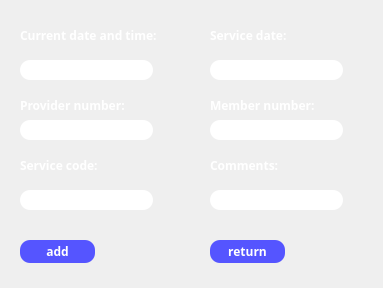
<?xml version="1.0" encoding="UTF-8"?>
<ui version="4.0">
 <class>srForm</class>
 <widget class="QWidget" name="srForm">
  <property name="geometry">
   <rect>
    <x>0</x>
    <y>0</y>
    <width>383</width>
    <height>288</height>
   </rect>
  </property>
  <property name="windowTitle">
   <string>Service Detail</string>
  </property>
  <widget class="QFrame" name="frame">
   <property name="geometry">
    <rect>
     <x>-10</x>
     <y>-10</y>
     <width>421</width>
     <height>371</height>
    </rect>
   </property>
   <property name="styleSheet">
    <string notr="true">QFrame{
 border-image:url(:/新前缀/timg (6).jpg)
}
	
</string>
   </property>
   <property name="frameShape">
    <enum>QFrame::StyledPanel</enum>
   </property>
   <property name="frameShadow">
    <enum>QFrame::Raised</enum>
   </property>
   <widget class="QLineEdit" name="mnText">
    <property name="geometry">
     <rect>
      <x>220</x>
      <y>130</y>
      <width>133</width>
      <height>20</height>
     </rect>
    </property>
    <property name="styleSheet">
     <string notr="true">border:2px rgb(85, 85, 255);border-radius:10px;padding:2px 4px;background-color:rgb(255, 255, 255);</string>
    </property>
   </widget>
   <widget class="QLineEdit" name="pnText">
    <property name="geometry">
     <rect>
      <x>30</x>
      <y>130</y>
      <width>133</width>
      <height>20</height>
     </rect>
    </property>
    <property name="styleSheet">
     <string notr="true">border:2px rgb(85, 85, 255);border-radius:10px;padding:2px 4px;background-color:rgb(255, 255, 255);</string>
    </property>
   </widget>
   <widget class="QLineEdit" name="scText">
    <property name="geometry">
     <rect>
      <x>30</x>
      <y>200</y>
      <width>133</width>
      <height>20</height>
     </rect>
    </property>
    <property name="styleSheet">
     <string notr="true">border:2px rgb(85, 85, 255);border-radius:10px;padding:2px 4px;background-color:rgb(255, 255, 255);</string>
    </property>
   </widget>
   <widget class="QLineEdit" name="cText">
    <property name="geometry">
     <rect>
      <x>220</x>
      <y>200</y>
      <width>133</width>
      <height>20</height>
     </rect>
    </property>
    <property name="styleSheet">
     <string notr="true">border:2px rgb(85, 85, 255);border-radius:10px;padding:2px 4px;background-color:rgb(255, 255, 255);</string>
    </property>
   </widget>
   <widget class="QPushButton" name="addServiceRecord">
    <property name="geometry">
     <rect>
      <x>30</x>
      <y>250</y>
      <width>75</width>
      <height>23</height>
     </rect>
    </property>
    <property name="font">
     <font>
      <family>微软雅黑</family>
      <weight>75</weight>
      <bold>true</bold>
     </font>
    </property>
    <property name="styleSheet">
     <string notr="true">border:2px rgb(85, 85, 255);border-radius:10px;padding:2px 4px;background-color:rgb(85, 85, 255);color: rgb(255, 255, 255);</string>
    </property>
    <property name="text">
     <string>add</string>
    </property>
   </widget>
   <widget class="QPushButton" name="toUserConUI">
    <property name="geometry">
     <rect>
      <x>220</x>
      <y>250</y>
      <width>75</width>
      <height>23</height>
     </rect>
    </property>
    <property name="font">
     <font>
      <family>微软雅黑</family>
      <weight>75</weight>
      <bold>true</bold>
     </font>
    </property>
    <property name="styleSheet">
     <string notr="true">border:2px rgb(85, 85, 255);border-radius:10px;padding:2px 4px;background-color:rgb(85, 85, 255);color: rgb(255, 255, 255);</string>
    </property>
    <property name="text">
     <string>return</string>
    </property>
   </widget>
   <zorder>label_7</zorder>
   <zorder>mnText</zorder>
   <zorder>pnText</zorder>
   <zorder>scText</zorder>
   <zorder>cText</zorder>
   <zorder>addServiceRecord</zorder>
   <zorder>toUserConUI</zorder>
  </widget>
  <widget class="QLabel" name="label_7">
   <property name="geometry">
    <rect>
     <x>20</x>
     <y>20</y>
     <width>151</width>
     <height>31</height>
    </rect>
   </property>
   <property name="font">
    <font>
     <family>微软雅黑</family>
     <weight>75</weight>
     <bold>true</bold>
    </font>
   </property>
   <property name="styleSheet">
    <string notr="true">color:rgb(255, 255, 255)</string>
   </property>
   <property name="text">
    <string>Current date and time:</string>
   </property>
  </widget>
  <widget class="QLabel" name="label_3">
   <property name="geometry">
    <rect>
     <x>210</x>
     <y>20</y>
     <width>131</width>
     <height>31</height>
    </rect>
   </property>
   <property name="font">
    <font>
     <family>微软雅黑</family>
     <weight>75</weight>
     <bold>true</bold>
    </font>
   </property>
   <property name="styleSheet">
    <string notr="true">color:rgb(255, 255, 255)</string>
   </property>
   <property name="text">
    <string>Service date:</string>
   </property>
  </widget>
  <widget class="QLabel" name="label_4">
   <property name="geometry">
    <rect>
     <x>20</x>
     <y>90</y>
     <width>131</width>
     <height>31</height>
    </rect>
   </property>
   <property name="font">
    <font>
     <family>微软雅黑</family>
     <weight>75</weight>
     <bold>true</bold>
    </font>
   </property>
   <property name="styleSheet">
    <string notr="true">color:rgb(255, 255, 255)</string>
   </property>
   <property name="text">
    <string>Provider number:</string>
   </property>
  </widget>
  <widget class="QLabel" name="label">
   <property name="geometry">
    <rect>
     <x>210</x>
     <y>90</y>
     <width>121</width>
     <height>31</height>
    </rect>
   </property>
   <property name="font">
    <font>
     <family>微软雅黑</family>
     <weight>75</weight>
     <bold>true</bold>
    </font>
   </property>
   <property name="styleSheet">
    <string notr="true">color:rgb(255, 255, 255)</string>
   </property>
   <property name="text">
    <string>Member number:</string>
   </property>
  </widget>
  <widget class="QLabel" name="label_2">
   <property name="geometry">
    <rect>
     <x>20</x>
     <y>150</y>
     <width>121</width>
     <height>31</height>
    </rect>
   </property>
   <property name="font">
    <font>
     <family>微软雅黑</family>
     <weight>75</weight>
     <bold>true</bold>
    </font>
   </property>
   <property name="styleSheet">
    <string notr="true">color:rgb(255, 255, 255)</string>
   </property>
   <property name="text">
    <string>Service code:</string>
   </property>
  </widget>
  <widget class="QLabel" name="label_5">
   <property name="geometry">
    <rect>
     <x>210</x>
     <y>150</y>
     <width>91</width>
     <height>31</height>
    </rect>
   </property>
   <property name="font">
    <font>
     <family>微软雅黑</family>
     <weight>75</weight>
     <bold>true</bold>
    </font>
   </property>
   <property name="styleSheet">
    <string notr="true">color:rgb(255, 255, 255)</string>
   </property>
   <property name="text">
    <string>Comments:</string>
   </property>
  </widget>
  <widget class="QLineEdit" name="cdatText">
   <property name="geometry">
    <rect>
     <x>20</x>
     <y>60</y>
     <width>133</width>
     <height>20</height>
    </rect>
   </property>
   <property name="styleSheet">
    <string notr="true">border:2px rgb(85, 85, 255);border-radius:10px;padding:2px 4px;background-color:rgb(255, 255, 255);</string>
   </property>
  </widget>
  <widget class="QLineEdit" name="sdText">
   <property name="geometry">
    <rect>
     <x>210</x>
     <y>60</y>
     <width>133</width>
     <height>20</height>
    </rect>
   </property>
   <property name="styleSheet">
    <string notr="true">border:2px rgb(85, 85, 255);border-radius:10px;padding:2px 4px;background-color:rgb(255, 255, 255);</string>
   </property>
  </widget>
 </widget>
 <resources>
  <include location="../../../Documents/image.qrc"/>
 </resources>
 <connections/>
</ui>
